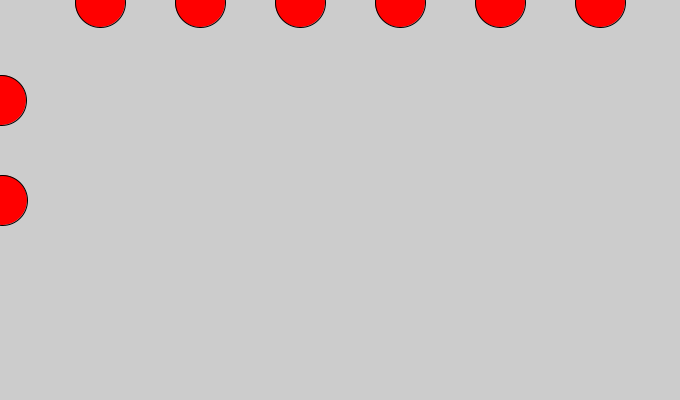
Frame 1 (no input)
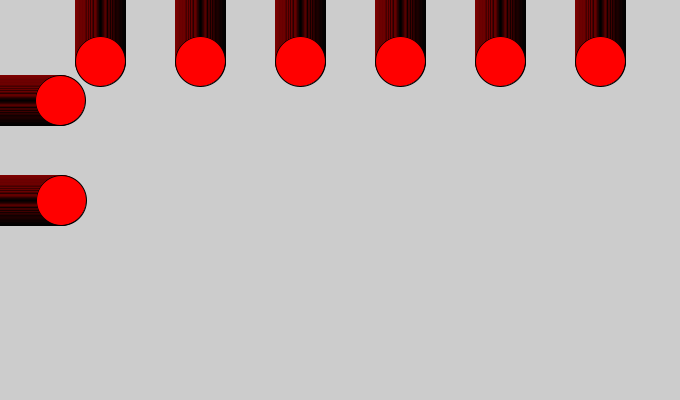
Frame 60 (the mouse pressed at the canvas centre just before this capture)
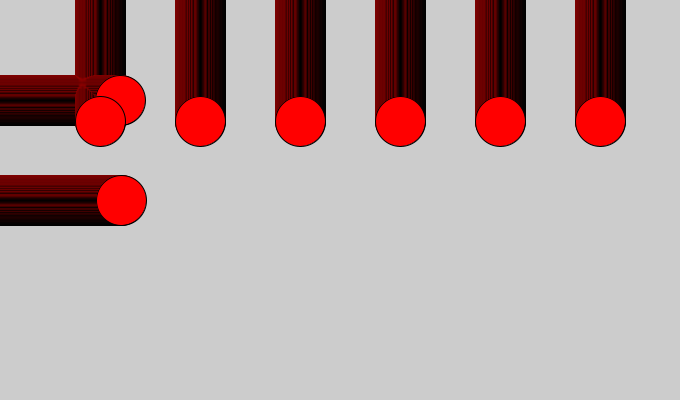
Frame 120 (the mouse held since frame 60 and released just before this capture)

The Processing sketch that drew these frames (run headless with seeded random() and noise(); from frame 60 on, the mouse is pressed at the canvas centre):

// Processing sketch: if_use
// ── if_use.pde
int i=1;
void setup()
{
  size(680,400);
 }
void draw()
{if(mouseX>500)    
{
  background(0);
}
 else
 {
   fill(255,0,0);
   ellipse(i,100,50,50);
   i=i+1;
   ellipse(i,200,50,50);
   ellipse(100,i,50,50);
   ellipse(200,i,50,50);
   ellipse(300,i,50,50);
   ellipse(400,i,50,50);
   ellipse(600,i,50,50);
   ellipse(500,i,50,50);
}
}
